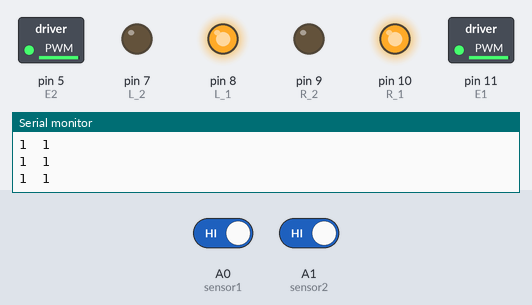
This sketch was run on a simulated Arduino Uno, built with avr-gcc and run on an emulated ATmega328P. Parts: switched loads named in the sketch (green lamp = pin HIGH), output pins drawn as LEDs (lit = HIGH), the last lines printed to the serial monitor. The inputs (shaded band) are chosen by the test bench; at power-on: A0 (sensor1) HIGH, A1 (sensor2) HIGH.

Above: at 1.2 s.
1.3 s: A0 (sensor1) driven LOW
At 1.9 s:
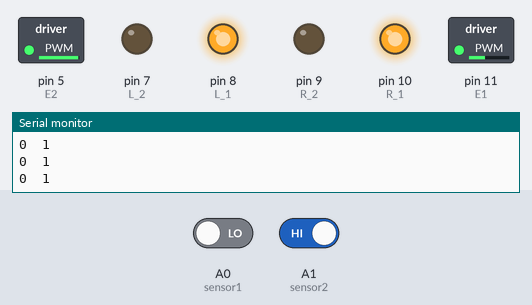
2.8 s: A1 (sensor2) driven LOW
At 4.0 s:
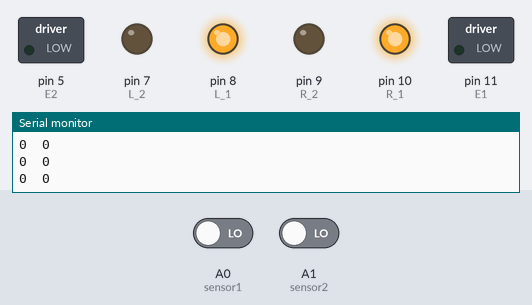
4.3 s: A0 (sensor1) driven HIGH
At 5.2 s:
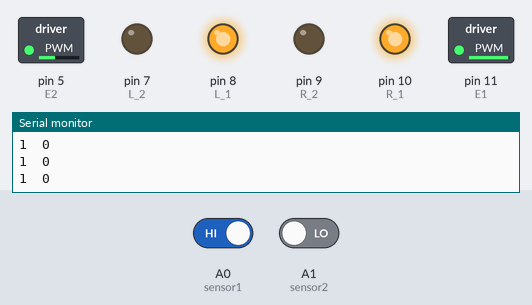
5.8 s: A1 (sensor2) driven HIGH
At 6.5 s:
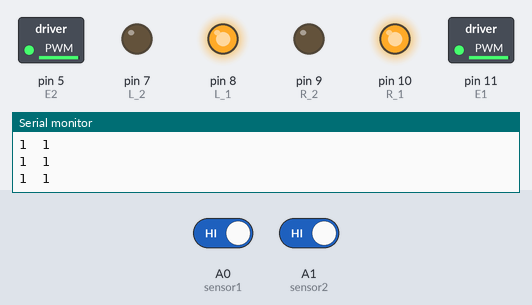
Timing chart, 0 to 8.8 s (numbered marks = the images above; inputs shaded):
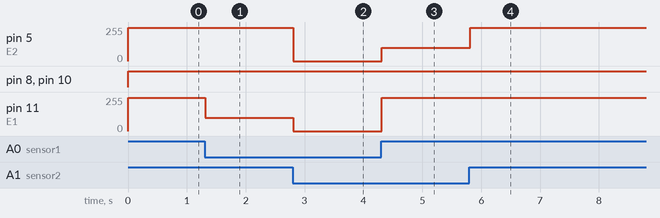

The sketch:

Line_Follower_Robot__Logenstsyms_.ino
```cpp
/*
 * --------------------------------------------------------------------------------------------------------------------
 * Logenstsyms Youtube сувагт нэгдсэнд баярлалаа.
 * Subscribe дархаа бүү мартаарай.
 *
 *                    Хүндэтгэсэн: П.Жавхлантөгс
 *                             Танд амжилт хүсье.
 * --------------> Робот булан <--> Зураас дагагч роботын код <-------------------------
 *
 *
 */

    #define E1 11   // Мотор нэгийн  хурдны pwm хөлыг E1 гэж зарлаад 11-р хөлтэй холбох
    #define E2 5    // Мотор хоёрын  хурдны pwm хөлыг E2 гэж зарлаад 5-р хөлтэй холбох
    #define R_1 10  // Мотор нэгийн чиглэл А
    #define R_2 9   // Мотор нэгийн чиглэл Б
    #define L_1 8   // Мотор хоёрын чиглэл А
    #define L_2 7   // Мотор хоёрын чиглэл Б

    #define sensor1 A0 // мэдрэгч нэгийг sensor1 гэж зарлаад А0-р хөлтэй холбох
    #define sensor2 A1 // мэдрэгч хоёрыг sensor2 гэж зарлаад А1-р хөлтэй холбох

    volatile int s1 = 0,s2 = 0; //Мэдрэгчийн утга хадгалах хаяг.

void setup()
{

   Serial.begin(9600);  //Сериалаар хэвлэх хурд 9600

   pinMode(E1, OUTPUT);  //E1-г гаралт болгон зарлав
   pinMode(E2, OUTPUT);  //E2-г гаралт болгон зарлав
   pinMode(L_1, OUTPUT); //L_1-г гаралт болгон зарлав
   pinMode(L_2, OUTPUT); //L_2-г гаралт болгон зарлав
   pinMode(R_1, OUTPUT); //R_1-г гаралт болгон зарлав
   pinMode(R_2, OUTPUT); //R_2-г гаралт болгон зарлав

   pinMode(sensor1, INPUT_PULLUP);  //sensor1-ыг оролт болгон зарлав
   pinMode(sensor2, INPUT_PULLUP);  //sensor2-ыг оролт болгон зарлав

}

void loop()
{

    s1 = digitalRead(sensor1);// sensor1-н утгийг s1т хадгалах
    s2 = digitalRead(sensor2);// sensor2-н утгийг s2т хадгалах

    Serial.print(s1);     //s1-ын утгийг сериалаар хэвлэх
    Serial.print("  ");   //Зай авах
    Serial.println(s2);   //s2-ын утгийг сериалаар хэвлэх

if(s1==0 && s2==0)    //Хэрэв s1, s2 цагаан өнгө мэдэрсэн тохиолдолд дараак комманд биелнэ.
{
       digitalWrite(R_2,0);
       digitalWrite(L_2,0);
       digitalWrite(R_1,1);
       digitalWrite(L_1,1);
       analogWrite(E1,0);
       analogWrite(E2,0);
}

if(s1==1 && s2==1)   //Хэрэв s1, s2 хар өнгө мэдэрсэн тохиолдолд дараак комманд биелнэ.
{
       digitalWrite(R_2,0);
       digitalWrite(L_2,0);
       digitalWrite(R_1,1);
       digitalWrite(L_1,1);
       analogWrite(E1,250);  //230
       analogWrite(E2,250);  //210
}


if(s1==0 && s2==1)   //Хэрэв s1 цагаан өнгө, хар цагаан өнгө мэдэрсэн тохиолдолд дараак комманд биелнэ.
{
       digitalWrite(R_2,0);
       digitalWrite(L_2,0);
       digitalWrite(R_1,1);
       digitalWrite(L_1,1);
       analogWrite(E1,100);
       analogWrite(E2,250);
}

if(s1==1 && s2==0)    //Хэрэв s1 хар өнгө, s2 цагаан өнгө мэдэрсэн тохиолдолд дараак комманд биелнэ.
{
       digitalWrite(R_2,0);
       digitalWrite(L_2,0);
       digitalWrite(R_1,1);
       digitalWrite(L_1,1);
       analogWrite(E1,250);
       analogWrite(E2,100);
}
}
```

Measured:
- after the input at 1.3 s, pin 11 (E1): 250/255 → 100/255 at once
- after the input at 2.8 s, pin 5 (E2): 250/255 → 0/255 at once; pin 11 (E1): 100/255 → 0/255 at once
- after the input at 4.3 s, pin 5 (E2): 0/255 → 100/255 at once; pin 11 (E1): 0/255 → 250/255 at once
- after the input at 5.8 s, pin 5 (E2): 100/255 → 250/255 at once
